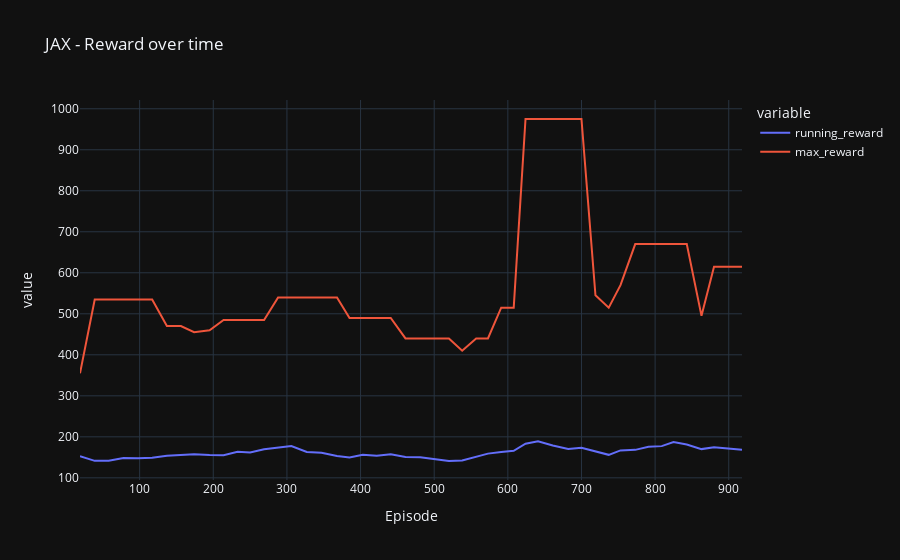

Notebook cell for this chart:
### Markdown cell above
## JAX

More of an honorable mention at this point, plus even more examples of human error!

This study was started with the assumption that a modern framework like JAX would run flawlessly on a Windows machine. This assumption was wrong, and maybe strange. But nevertheless, here are just under 1000 episodes (10 hours) of a JAX model.

The same settings and logging information was set. But as you will come to see, this version wasn't really countable. Mostly because of an error in code before running.

### Code cell
plot_running_max([
    "./logs/jax/modelstats_19-12.csv",
    "./logs/jax/modelstats_20-12.csv",
], title="JAX - Reward over time")

### Figure 1 — Plotly figure (JSON) as saved in the notebook; plotly's stock layout.template omitted (floating-point values rounded to 4 significant figures)
{"data": [{"hovertemplate": "<b>%{hovertext}</b><br><br>variable=running_reward<br>Episode=%{x}<br>value=%{y}<extra></extra>", "hovertext": [19, 39, 58, 78, 98, 117, 137, 156, 174, 195, 214, 233, 250, 269, 288, 306, 327, 347, 368, 385, 403, 422, 441, 461, 481, 499, 520, 538, 557, 573, 591, 608, 624, 641, 661, 682, 700, 719, 737, 753, 773, 791, 809, 825, 843, 863, 880, 899, 918], "legendgroup": "running_reward", "line": {"color": "#636efa", "dash": "solid"}, "marker": {"symbol": "circle"}, "mode": "lines", "name": "running_reward", "orientation": "v", "showlegend": true, "type": "scatter", "x": [19, 39, 58, 78, 98, 117, 137, 156, 174, 195, 214, 233, 250, 269, 288, 306, 327, 347, 368, 385, 403, 422, 441, 461, 481, 499, 520, 538, 557, 573, 591, 608, 624, 641, 661, 682, 700, 719, 737, 753, 773, 791, 809, 825, 843, 863, 880, 899, 918], "xaxis": "x", "y": [152.9, 141.4, 141.6, 148.3, 147.8, 148.9, 153.8, 156.2, 157.8, 155.8, 155.3, 163.8, 161.9, 169.5, 173.2, 177.4, 163.1, 160.9, 153.3, 149.7, 156.3, 153.8, 157.8, 150.9, 150.3, 145.8, 141.1, 142.1, 151.8, 159.1, 163.2, 165.8, 183.3, 189.3, 178.9, 170.2, 173.3, 163.8, 156.1, 166.8, 168.2, 175.9, 177.3, 187.5, 181.4, 170.1, 174.3, 171.8, 168.8], "yaxis": "y"}, {"hovertemplate": "<b>%{hovertext}</b><br><br>variable=max_reward<br>Episode=%{x}<br>value=%{y}<extra></extra>", "hovertext": [19, 39, 58, 78, 98, 117, 137, 156, 174, 195, 214, 233, 250, 269, 288, 306, 327, 347, 368, 385, 403, 422, 441, 461, 481, 499, 520, 538, 557, 573, 591, 608, 624, 641, 661, 682, 700, 719, 737, 753, 773, 791, 809, 825, 843, 863, 880, 899, 918], "legendgroup": "max_reward", "line": {"color": "#EF553B", "dash": "solid"}, "marker": {"symbol": "circle"}, "mode": "lines", "name": "max_reward", "orientation": "v", "showlegend": true, "type": "scatter", "x": [19, 39, 58, 78, 98, 117, 137, 156, 174, 195, 214, 233, 250, 269, 288, 306, 327, 347, 368, 385, 403, 422, 441, 461, 481, 499, 520, 538, 557, 573, 591, 608, 624, 641, 661, 682, 700, 719, 737, 753, 773, 791, 809, 825, 843, 863, 880, 899, 918], "xaxis": "x", "y": [355, 535, 535, 535, 535, 535, 470, 470, 455, 460, 485, 485, 485, 485, 540, 540, 540, 540, 540, 490, 490, 490, 490, 440, 440, 440, 440, 410, 440, 440, 515, 515, 975, 975, 975, 975, 975, 545, 515, 570, 670, 670, 670, 670, 670, 495, 615, 615, 615], "yaxis": "y"}], "layout": {"legend": {"title": {"text": "variable"}, "tracegroupgap": 0}, "title": {"text": "JAX - Reward over time"}, "xaxis": {"anchor": "y", "domain": [0, 1], "title": {"text": "Episode"}}, "yaxis": {"anchor": "x", "domain": [0, 1], "title": {"text": "value"}}}}
